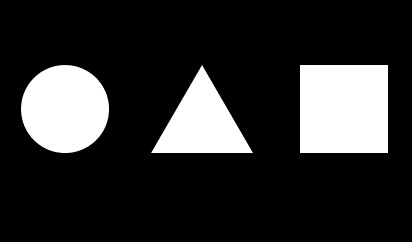
#> input picture week10/easy.jpg, 412 x 242 px
$ python p1.py
#> lines starting #> are read from the running program, lines starting #| are printed output that depends on the picture; after the words box and inside, x2 and y2 are one past the last pixel; in counts of white or black regions, pixels touching at a corner belong together
import cv2
import numpy as np

src = cv2.imread("easy.jpg")
#> src is the input picture: shape (242, 412, 3); min 0, max 255, mean 46.8
src_gray = cv2.cvtColor(src,cv2.COLOR_BGR2GRAY)

ret, dst_binary = cv2.threshold(src_gray,127,255,cv2.THRESH_BINARY)
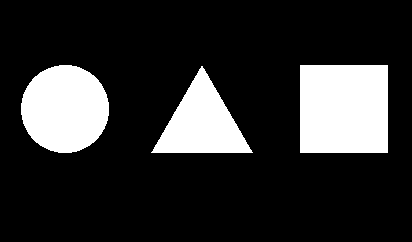
#> dst_binary: shape (242, 412); 18.4% white; 3 white regions
contours, hierarchy = cv2.findContours(dst_binary, cv2.RETR_EXTERNAL, cv2.CHAIN_APPROX_SIMPLE)
#> contours = 3 contours; box (x1, y1, x2, y2) and area: (300, 65, 388, 153) 7569, (21, 65, 109, 153) 5964, (151, 66, 253, 153) 4344

for i, cnt in enumerate(contours):
    single_contour_img = np.zeros_like(src)
    x, y, w, h = cv2.boundingRect(cnt)

    cv2.drawContours(single_contour_img, [cnt], -1, (255, 255, 255), 2)
    cv2.rectangle(single_contour_img, (x, y), (x + w, y + h), (0, 255, 0), 2)
    cv2.putText(single_contour_img, str(i), (x, y - 10), cv2.FONT_HERSHEY_SIMPLEX, 1, (0, 0, 255), 2)
    cv2.imshow(f"contours{i}", single_contour_img)

    cv2.putText(src, str(i), (x+40, y+60), cv2.FONT_HERSHEY_SIMPLEX, 1, (0, 0, 0), 2)
#> this loop made 3 passes
#> (x, y, w, h) on passes 1, 3: (151, 66, 102, 87), (21, 65, 88, 88)
#> (cnt, x, y, w, h) on pass 2: ([[300, 65], [300, 152], [387, 152], [387, 65]], 300, 65, 88, 88)
#> pass 1, `cv2.imshow(f"contours{i}", single_contour_img)`:
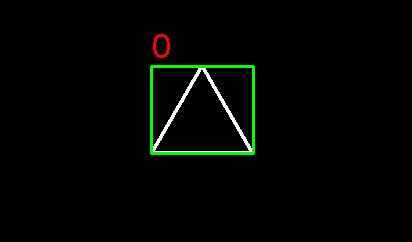
#> window 'contours0': shape (242, 412, 3); mean B, G, R 2, 4.9, 2.4
#> pass 2, `cv2.imshow(f"contours{i}", single_contour_img)`:
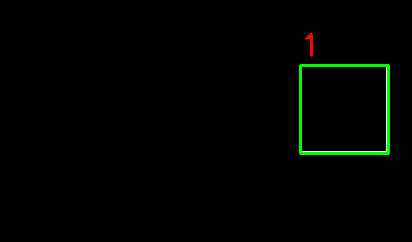
#> window 'contours1': shape (242, 412, 3); mean B, G, R 0.4, 3.1, 0.6
#> after the loop:
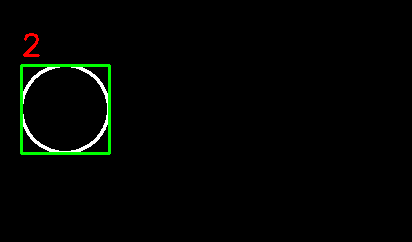
#> single_contour_img: shape (242, 412, 3); mean B, G, R 1.8, 4.5, 2.3
#> after the loop:
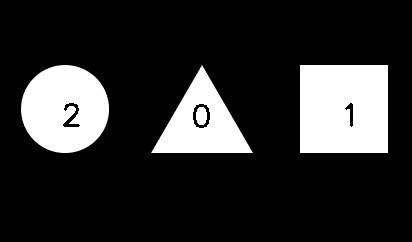
#> src: shape (242, 412, 3); 0.42% of pixels changed, all inside (x1, y1, x2, y2) = (63, 103, 353, 128)

cv2.imshow("Original", src)

cv2.waitKey(0)
cv2.destroyAllWindows()

$ run again, with week10/hw15-2.jpg copied over week10/easy.jpg
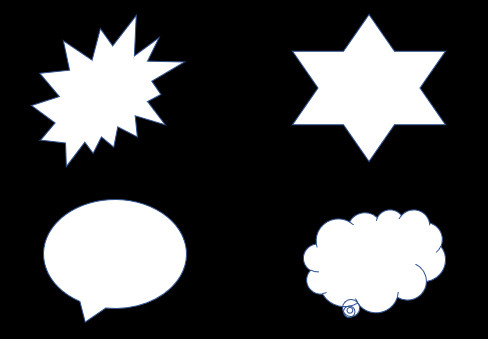
#> input picture week10/hw15-2.jpg, 488 x 339 px
#> src is the input picture: shape (339, 488, 3); mean B, G, R 69.3, 68.5, 68
#> `ret, dst_binary = cv2.threshold(src_gray,127,255,cv2.THRESH_BINARY)`:
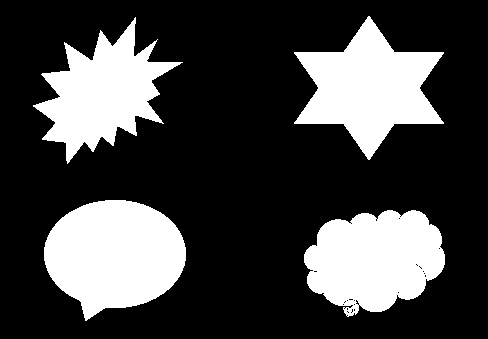
#> dst_binary: shape (339, 488); 26.6% white; 4 white regions
#> contours = 4 contours; box (x1, y1, x2, y2) and area: (44, 200, 186, 321) 12127, (304, 210, 445, 317) 10749, (294, 16, 444, 160) 10729, (33, 17, 183, 164) 9484
#> the loop `for i, cnt in enumerate(contours):` made 4 passes
#> (x, y, w, h) on passes 1 to 4: (304, 210, 141, 107), (44, 200, 142, 121), (33, 17, 150, 147), (294, 16, 150, 144)
#> after the loop `for i, cnt in enumerate(contours):`:
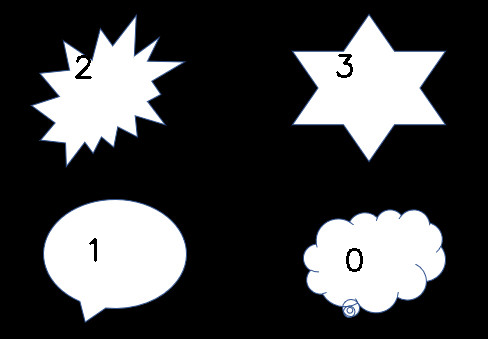
#> src: shape (339, 488, 3); 0.35% of pixels changed, all inside (x1, y1, x2, y2) = (75, 54, 363, 272)
